Frame 1 (no input): blank canvas, image omitted
Frame 60 (no input): blank canvas, image omitted
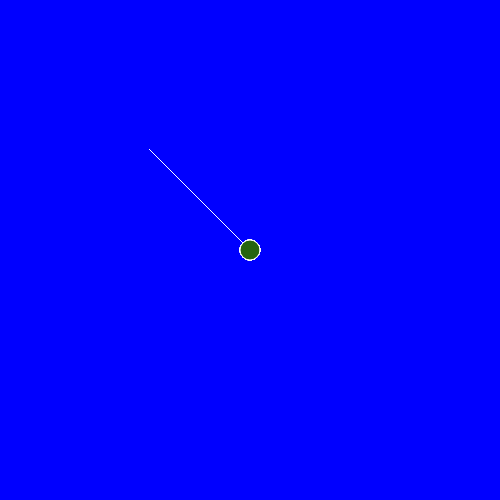
Frame 120 (the mouse pressed at the canvas centre since frame 60)

The p5.js sketch whose frames 1 and 60 were blank and that drew this single picture after the mouse press (run headless with seeded random() and noise() and a simulated clock; from frame 60 on, the mouse is pressed at the canvas centre):

// p5.js sketch
// ── sketch.js
function setup() {
  createCanvas(500, 500);
  background(0, 0, 255);
}
function draw() {
  if(mouseIsPressed) {
    stroke(255, 255, 255);
    line(150, 150, mouseX, mouseY);
     fill(random(255),random(255),random(255))
    ellipse(mouseX,mouseY,20,20);
  }
}
